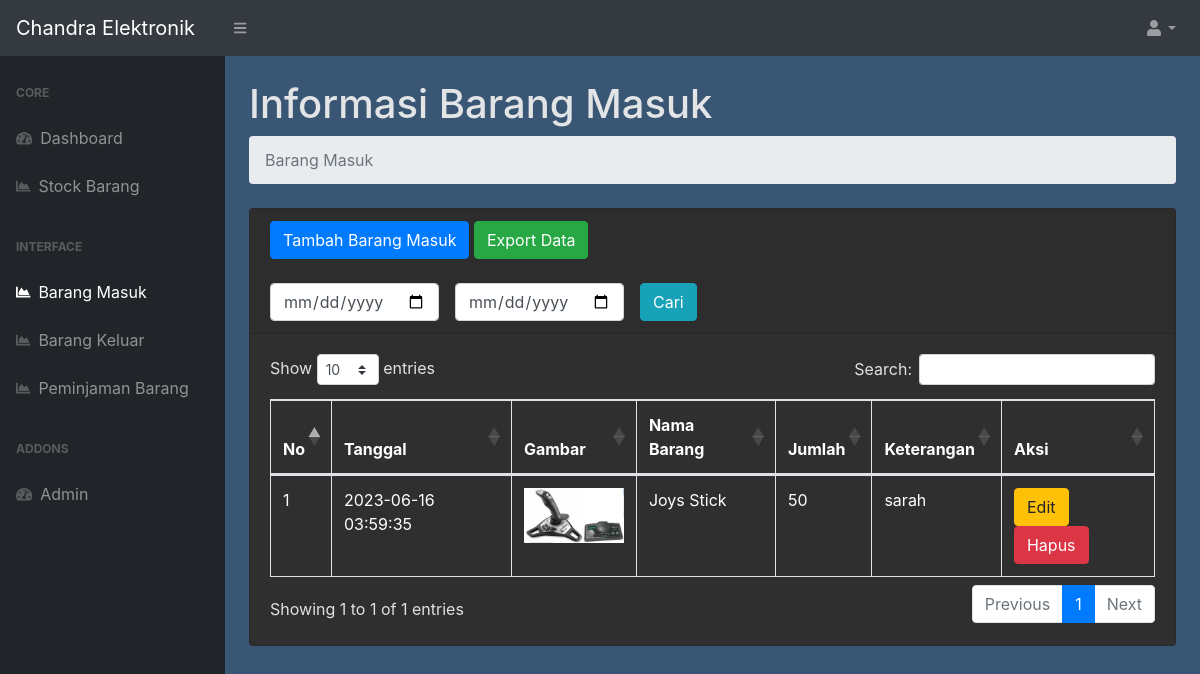
/masuk.php (signed in), run on the app's committed database.
### tables this page shows
CREATE TABLE `masuk` (
  `id_masuk` int(11) NOT NULL,
  `id_barang` int(11) NOT NULL,
  `tgl_masuk` timestamp NOT NULL DEFAULT CURRENT_TIMESTAMP,
  `keterangan` varchar(50) NOT NULL,
  `qty` int(11) NOT NULL
);

CREATE TABLE `stock` (
  `id_barang` int(11) NOT NULL,
  `nama_barang` varchar(50) NOT NULL,
  `deskripsi` varchar(50) NOT NULL,
  `stock` int(11) NOT NULL,
  `harga` float NOT NULL,
  `image` varchar(99) NOT NULL
);

### masuk.php (the view, shortened to what this page needs)
<?php
require 'function.php';
?>
<!DOCTYPE html>
<html lang="en">
<head>
    <link href="css/styles.css" rel="stylesheet" />
    <link rel="stylesheet" href="css/gaya.css">
    <link href="https://cdn.datatables.net/1.10.20/css/dataTables.bootstrap4.min.css" rel="stylesheet"
 />
</head>
<body class="sb-nav-fixed">
    <nav class="sb-topnav navbar navbar-expand navbar-dark bg-dark">
        <a class="navbar-brand" href="index.php"> Chandra Elektronik</a>
        <button class="btn btn-link btn-sm order-1 order-lg-0" id="sidebarToggle" href="#"><i
                class="fas fa-bars"></i></button>
        <ul class="navbar-nav ml-auto ml-md-0">
            <li class="nav-item dropdown">
                <a class="nav-link dropdown-toggle" id="userDropdown" href="#" role="button" data-toggle="dropdown"
                    aria-haspopup="true" aria-expanded="false"><i class="fas fa-user fa-fw"></i></a>
            </li>
        </ul>
    </nav>
    <div id="layoutSidenav">
        <div id="layoutSidenav_nav">
            <nav class="sb-sidenav accordion sb-sidenav-dark" id="sidenavAccordion">
                <div class="sb-sidenav-menu">
                    <div class="nav">
                        <div class="sb-sidenav-menu-heading">Core</div>
                        <a class="nav-link" href="index.php">
                            <div class="sb-nav-link-icon"><i class="fas fa-tachometer-alt"></i></div>
                            Dashboard
                        </a>
                        <a class="nav-link" href="stockbarang.php">
                            <div class="sb-nav-link-icon"><i class="fas fa-chart-area"></i></div>
                            Stock Barang
                        </a>
                        <div class="sb-sidenav-menu-heading">Interface</div>
                        <a class="nav-link" href="masuk.php">
                            <div class="sb-nav-link-icon"><i class="fas fa-chart-area"></i></div>
                            Barang Masuk
                        </a>
                        <a class="nav-link" href="keluar.php">
                            <div class="sb-nav-link-icon"><i class="fas fa-chart-area"></i></div>
                            Barang Keluar
                        </a>
                        <a class="nav-link" href="peminjaman.php">
                            <div class="sb-nav-link-icon"><i class="fas fa-chart-area"></i></div>
                            Peminjaman Barang
                        </a>
                        <div class="sb-sidenav-menu-heading">Addons</div>
                        <a class="nav-link" href="admin.php">
                            <div class="sb-nav-link-icon"><i class="fas fa-tachometer-alt"></i></div>
                            Admin
                        </a>
                    </div>
                </div>
            </nav>
        </div>
        <div id="layoutSidenav_content">
            <main>
                <div class="container-fluid">
                    <h1 class="mt-4">Informasi Barang Masuk</h1>
                    <ol class="breadcrumb mb-4">
                        <li class="breadcrumb-item active">Barang Masuk</li>
                    </ol>
                    <div class="card mb-4">
                        <div class="card-header">
                            <button type="button" class="btn btn-primary" data-toggle="modal"
                                data-target="#exampleModal">
                                Tambah Barang Masuk
                            </button>
                            <a class="btn btn-success" href="exportBM.php" role="button">Export Data</a>
                            <br>
                            <div class="row mt-4">
                                <div class="col">
                                    <form action="" method="post" class="form-inline">
                                        <input type="date" name="tgl_mulai" class="form-control ">
                                        <input type="date" name="tgl_selesai" class="form-control ml-3">
                                        <button type="submit" name="filter_tgl" class="btn btn-info ml-3">Cari</button>
                                    </form>
                                </div>
                            </div>
                        </div>
                        <div class="card-body">
                            <div class="table-responsive">
                                <table class="table table-bordered" id="dataTable" width="100%" cellspacing="0">
                                    <thead>
                                        <tr>
                                            <th>No</th>
                                            <th>Tanggal</th>
                                            <th>Gambar</th>
                                            <th>Nama Barang</th>
                                            <th>Jumlah</th>
                                            <th>Keterangan</th>
                                            <th>Aksi</th>
                                        </tr>
                                    </thead>
                                    <tbody>
                                        <?php
                                        if (isset($_POST['filter_tgl'])) {
                                            $mulai = $_POST['tgl_mulai'];
                                            $selesai = $_POST['tgl_selesai'];
                                            if ($mulai != null || $selesai != null) {
                                                $ambildatamasukstocksemua = mysqli_query($conn, "SELECT * FROM masuk m, stock s WHERE s.id_barang = m.id_barang and tgl_masuk BETWEEN '$mulai' and DATE_ADD('$selesai',INTERVAL 1 DAY) order by id_masuk DESC");
                                            } else {
                                                $ambildatamasukstocksemua = mysqli_query($conn, "SELECT * FROM masuk m, stock s WHERE s.id_barang = m.id_barang order by id_masuk DESC");
                                            }
                                        } else {
                                            $ambildatamasukstocksemua = mysqli_query($conn, "SELECT * FROM masuk m, stock s WHERE s.id_barang = m.id_barang order by id_masuk DESC");
                                        }
                                        $no = 1;
                                        while ($data = mysqli_fetch_array($ambildatamasukstocksemua)) {
                                            ?>
                                            <tr>
                                                <td>
                                                    <?php echo $no++ ?>
                                                </td>
                                                <td>
                                                    <?php echo $data['tgl_masuk'] ?>
                                                </td>
                                                <td>
                                                    <img class="zoomable" src="image/<?php echo $data['image']; ?>" alt="">
                                                </td>
                                                <td>
                                                    <?php echo $data['nama_barang'] ?>
                                                </td>
                                                <td>
                                                    <?php echo $data['qty'] ?>
                                                </td>
                                                <td>
                                                    <?php echo $data['keterangan'] ?>
                                                </td>
                                                <td><button type="button" class="btn btn-warning" data-toggle="modal"
                                                        data-target="#edit<?php echo $data['id_barang']; ?>">
                                                        Edit
                                                    </button>
                                                    <button type="button" class="btn btn-danger" data-toggle="modal"
                                                        data-target="#hapus<?php echo $data['id_barang']; ?>">
                                                        Hapus
                                                    </button>
                                                </td>
                                            </tr>
                                        <?php } ?>
                                    </tbody>
                                </table>
                            </div>
                        </div>
                    </div>
            </main>
        </div>
    </div>
</body>
</html>

### css/gaya.css (style rules this page uses)
.zoomable { width: 100px; }

### data on the page
masuk: tgl_masuk "2023-06-16 03:59:35", id_barang.image (picture), id_barang.nama_barang "Joys Stick", qty "50", keterangan "sarah"
